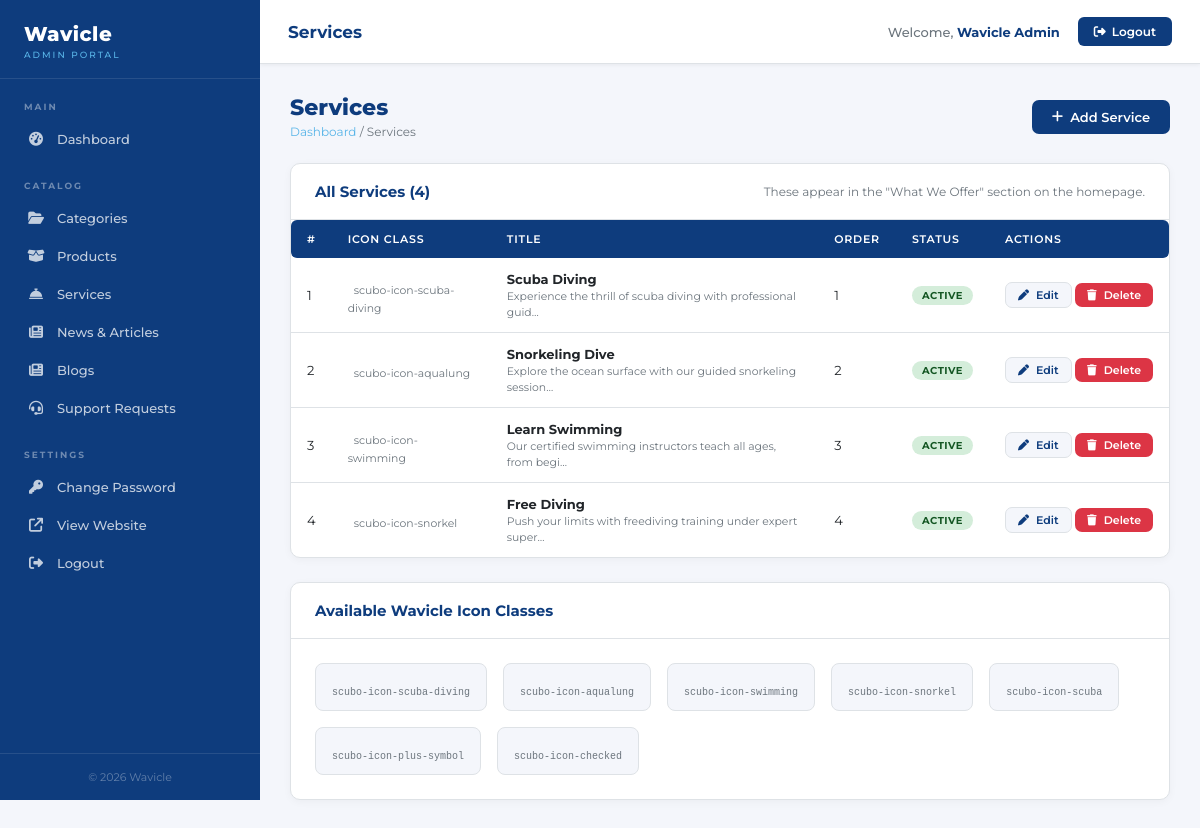
The page /admin/services/index.php (signed in) on the database its author committed.
### tables this page shows
CREATE TABLE `services` (
  `id`          INT UNSIGNED NOT NULL AUTO_INCREMENT,
  `title`       VARCHAR(200) NOT NULL,
  `slug`        VARCHAR(200) NOT NULL DEFAULT '',
  `icon_class`  VARCHAR(100) NOT NULL DEFAULT 'scubo-icon-scuba-diving',
  `description` TEXT         NOT NULL,
  `link_url`    VARCHAR(300) NOT NULL DEFAULT 'item-details.php',
  `sort_order`  INT          NOT NULL DEFAULT 0,
  `status`      TINYINT(1)   NOT NULL DEFAULT 1,
  `created_at`  DATETIME     NOT NULL DEFAULT CURRENT_TIMESTAMP,
  `updated_at`  DATETIME     NOT NULL DEFAULT CURRENT_TIMESTAMP ON UPDATE CURRENT_TIMESTAMP,
  PRIMARY KEY (`id`),
  UNIQUE KEY `idx_services_slug` (`slug`)
);

### admin/includes/auth.php (called while the page is built, shortened)
<?php
function currentAdminName(): string {
    return $_SESSION['wavicle_admin_name'] ?? 'Admin';
}

### admin/includes/functions.php (called while the page is built, shortened)
<?php
function e(string $str): string {
    return htmlspecialchars($str, ENT_QUOTES, 'UTF-8');
}

### admin/services/index.php (the view, shortened to what this page needs)
<?php
require_once __DIR__ . '/../includes/auth.php';
require_once __DIR__ . '/../includes/db.php';
require_once __DIR__ . '/../includes/functions.php';
$services = $pdo->query('SELECT * FROM services ORDER BY sort_order ASC, id ASC')->fetchAll();
$adminPageTitle  = 'Services';
$adminActivePage = 'services';
include __DIR__ . '/../includes/header.php';
?>
<div class="wv-page-header">
    <div>
        <h1>Services</h1>
        <div class="wv-breadcrumb"><a href="../index.php">Dashboard</a> / Services</div>
    </div>
    <a href="create.php" class="wv-btn wv-btn-primary"><i class="fa fa-plus"></i> Add Service</a>
</div>
<div class="wv-card">
    <div class="wv-card__header">
        <span class="wv-card__title">All Services (<?php echo count($services); ?>)</span>
        <small style="color:#6c757d; font-size:12px;">These appear in the "What We Offer" section on the homepage.</small>
    </div>
    <div class="wv-card__body" style="padding:0;">
        <?php if ($services): ?>
        <table class="wv-table">
            <thead>
                <tr><th>#</th><th>Icon Class</th><th>Title</th><th>Order</th><th>Status</th><th>Actions</th></tr>
            </thead>
            <tbody>
            <?php foreach ($services as $i => $s): ?>
            <tr>
                <td><?php echo $i + 1; ?></td>
                <td>
                    <small style="color:#6c757d;"><?php echo e($s['icon_class']); ?></small>
                </td>
                <td><strong><?php echo e($s['title']); ?></strong><br/><small style="color:#6c757d;"><?php echo e(substr($s['description'], 0, 60)); ?>…</small></td>
                <td><?php echo (int)$s['sort_order']; ?></td>
                <td><span class="wv-badge <?php echo $s['status'] ? 'wv-badge-active' : 'wv-badge-inactive'; ?>"><?php echo $s['status'] ? 'Active' : 'Inactive'; ?></span></td>
                <td style="white-space:nowrap;">
                    <a href="edit.php?id=<?php echo $s['id']; ?>" class="wv-btn wv-btn-secondary wv-btn-sm"><i class="fa fa-pen"></i> Edit</a>
                    <form method="POST" style="display:inline;">
                        <button type="submit" class="wv-btn wv-btn-danger wv-btn-sm" data-confirm="Delete '<?php echo e($s['title']); ?>'?">
                            <i class="fa fa-trash"></i> Delete
                        </button>
                    </form>
                </td>
            </tr>
            <?php endforeach; ?>
            </tbody>
        </table>
        <?php endif; ?>
    </div>
</div>
<div class="wv-card" style="margin-top:24px;">
    <div class="wv-card__header"><span class="wv-card__title">Available Wavicle Icon Classes</span></div>
    <div class="wv-card__body">
        <div style="display:flex; flex-wrap:wrap; gap:16px; font-size:13px;">
            <?php
            $icons = ['scubo-icon-scuba-diving','scubo-icon-aqualung','scubo-icon-swimming','scubo-icon-snorkel','scubo-icon-scuba','scubo-icon-plus-symbol','scubo-icon-checked'];
            foreach ($icons as $ic): ?>
            <div style="text-align:center; padding:12px 16px; background:#f4f6fb; border-radius:8px; border:1px solid #dee2e6;">
                <code style="font-size:10px; color:#6c757d;"><?php echo $ic; ?></code>
            </div>
            <?php endforeach; ?>
        </div>
    </div>
</div>
<?php include __DIR__ . '/../includes/footer.php'; ?>

### admin/includes/header.php (shortened to what this page needs)
<?php
$adminPageTitle  = $adminPageTitle  ?? 'Admin Panel';
$adminActivePage = $adminActivePage ?? '';
$scriptPath = $_SERVER['SCRIPT_NAME'];
$adminBase  = preg_replace('#/admin/.*#', '/admin/', $scriptPath);
$siteBase   = preg_replace('#/admin/.*#', '/', $scriptPath);
?>
<!DOCTYPE html>
<html lang="en">
<head>
    <link rel="stylesheet" href="https://use.typekit.net/itc-avant-garde-gothic.css" />
    <link rel="stylesheet" href="https://cdnjs.cloudflare.com/ajax/libs/font-awesome/6.5.0/css/all.min.css" />
</head>
<body>
    <aside class="wv-sidebar">
        <div class="wv-sidebar__logo">
            <div class="wv-sidebar__logo-text">Wavicle</div>
            <span class="wv-sidebar__logo-sub">Admin Portal</span>
        </div>
        <nav>
            <div class="wv-sidebar__section-label">Main</div>
            <a href="<?php echo $adminBase; ?>index.php" class="wv-nav-item <?php echo $adminActivePage === 'dashboard' ? 'active' : ''; ?>">
                <i class="fa fa-gauge-high"></i> Dashboard
            </a>
                    <div class="wv-sidebar__section-label">Catalog</div>
        <a href="<?php echo $adminBase; ?>catalog/categories/index.php?type=product" class="wv-nav-item <?php echo $adminActivePage==='cat_mgr'?'active':''; ?>">
            <i class="fa fa-folder-open"></i> Categories
        </a>
        <a href="<?php echo $adminBase; ?>catalog/products/index.php" class="wv-nav-item <?php echo $adminActivePage==='cat_products'?'active':''; ?>">
            <i class="fa fa-box-open"></i> Products
        </a>
        <a href="<?php echo $adminBase; ?>catalog/services/index.php" class="wv-nav-item <?php echo $adminActivePage==='cat_services'?'active':''; ?>">
            <i class="fa fa-concierge-bell"></i> Services
        </a>
        <a href="<?php echo $adminBase; ?>catalog/blogs/index.php" class="wv-nav-item <?php echo $adminActivePage==='cat_blogs'?'active':''; ?>">
            <i class="fa fa-newspaper"></i> News &amp; Articles
        </a>
        <a href="<?php echo $adminBase; ?>blogs/index.php" class="wv-nav-item <?php echo $adminActivePage==='blogs'?'active':''; ?>">
            <i class="fa fa-newspaper"></i> Blogs
        </a>
        <a href="<?php echo $adminBase; ?>support-requests.php" class="wv-nav-item <?php echo $adminActivePage==='support'?'active':''; ?>">
            <i class="fa fa-headset"></i> Support Requests
        </a>
        <div class="wv-sidebar__section-label">Settings</div>
            <a href="<?php echo $adminBase; ?>change-password.php" class="wv-nav-item <?php echo $adminActivePage === 'password' ? 'active' : ''; ?>">
                <i class="fa fa-key"></i> Change Password
            </a>
            <a href="<?php echo $siteBase; ?>index.php" class="wv-nav-item" target="_blank">
                <i class="fa fa-arrow-up-right-from-square"></i> View Website
            </a>
            <a href="<?php echo $adminBase; ?>logout.php" class="wv-nav-item">
                <i class="fa fa-right-from-bracket"></i> Logout
            </a>
        </nav>
        <div class="wv-sidebar__footer">&copy; <?php echo date('Y'); ?> Wavicle</div>
    </aside>
    <div class="wv-topbar">
        <div class="wv-topbar__title"><?php echo htmlspecialchars($adminPageTitle, ENT_QUOTES, 'UTF-8'); ?></div>
        <div class="wv-topbar__right">
            <div class="wv-topbar__user">Welcome, <span><?php echo htmlspecialchars(currentAdminName(), ENT_QUOTES, 'UTF-8'); ?></span></div>
            <a href="<?php echo $adminBase; ?>logout.php" class="wv-logout"><i class="fa fa-right-from-bracket"></i> Logout</a>
        </div>
    </div>
    <main class="wv-main">

### admin/includes/footer.php (shortened to what this page needs)
</main>
</body>
</html>

### rows shown on the page
services: icon_class "scubo-icon-scuba-diving", title "Scuba Diving", description "Experience the thrill of scuba diving with professional guid", sort_order "1", status "ACTIVE"
services: icon_class "scubo-icon-aqualung", title "Snorkeling Dive", description "Explore the ocean surface with our guided snorkeling session", sort_order "2", status "ACTIVE"
services: icon_class "scubo-icon-swimming", title "Learn Swimming", description "Our certified swimming instructors teach all ages, from begi", sort_order "3", status "ACTIVE"
services: icon_class "scubo-icon-snorkel", title "Free Diving", description "Push your limits with freediving training under expert super", sort_order "4", status "ACTIVE"

### other values the page prints
$adminPageTitle "Services"
currentAdminName() "Wavicle Admin"
count($services) "4"
$ic "scubo-icon-scuba-diving"
$ic "scubo-icon-aqualung"
$ic "scubo-icon-swimming"
$ic "scubo-icon-snorkel"
$ic "scubo-icon-scuba"
$ic "scubo-icon-plus-symbol"
$ic "scubo-icon-checked"
